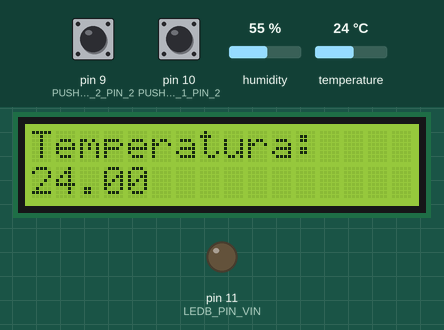
A program run on a simulated Arduino Uno, built with avr-gcc and run on an emulated ATmega328P. On the bench: 16×2 character LCD, output pins drawn as LEDs (lit = HIGH). Inputs (shaded band) come from the test bench; at power-on: pin 9 (PUSHBUTTON_2_PIN_2) HIGH, pin 10 (PUSHBUTTON_1_PIN_2) HIGH, temperature 24 °C, humidity 55 %. What the program prints to the serial monitor is not drawn.

Above: at 1.2 s.
1.3 s: pin 9 (PUSHBUTTON_2_PIN_2) pulled LOW for 0.15 s
At 2.7 s:
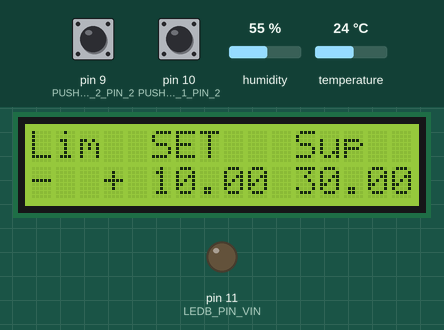
3.0 s: pin 9 (PUSHBUTTON_2_PIN_2) pulled LOW for 1 s
At 6.9 s:
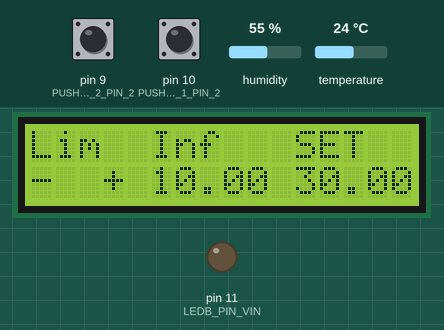
7.5 s: pin 9 (PUSHBUTTON_2_PIN_2) pulled LOW for 3.2 s
At 13.2 s:
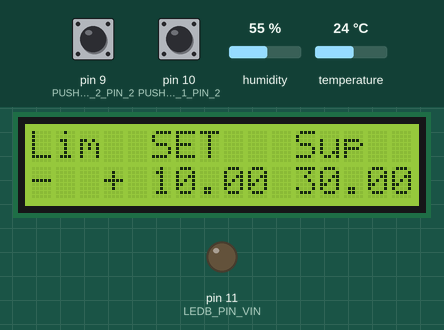
14.2 s: pin 10 (PUSHBUTTON_1_PIN_2) pulled LOW for 0.15 s
At 17.4 s:
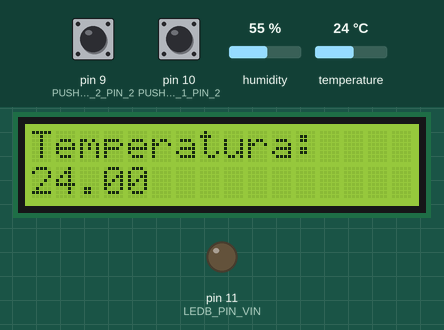
17.9 s: pin 10 (PUSHBUTTON_1_PIN_2) pulled LOW for 1 s
At 20.1 s:
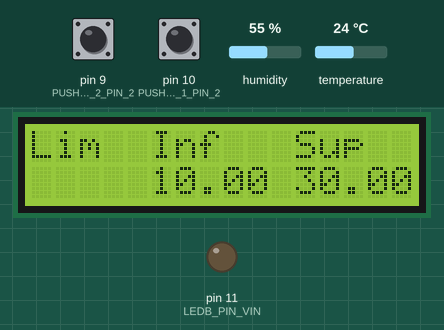
20.4 s: temperature set to 29 °C
21.9 s: temperature set to 32 °C
At 23.5 s:
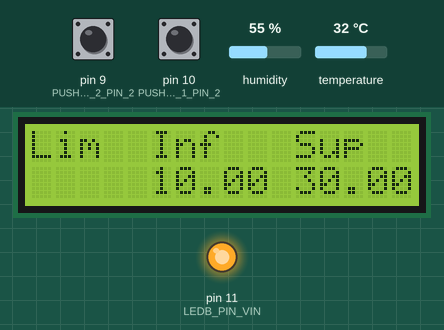
Timing chart, 0 to 25.0 s (numbered marks = the images above; inputs shaded):
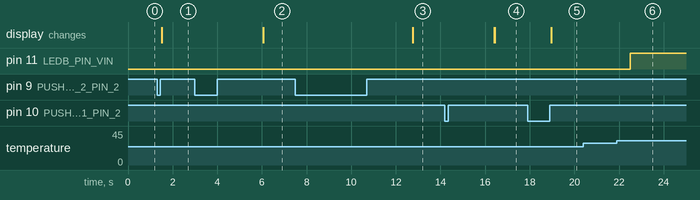

The program:

main.cpp
```cpp
#include "Arduino.h"
#include "DHT.h"
#include "LiquidCrystal.h"
#include "Button.h"
#include "LED.h"

//DEFINIÇÃO DE PINOS
#define DHT_PIN_DATA 2
#define LCD_PIN_RS	8
#define LCD_PIN_E	7
#define LCD_PIN_DB4	3
#define LCD_PIN_DB5	4
#define LCD_PIN_DB6	5
#define LCD_PIN_DB7	6
#define PUSHBUTTON_2_PIN_2	9
#define PUSHBUTTON_1_PIN_2	10
#define LEDB_PIN_VIN 11

//BIBLIOTECAS
DHT dht(DHT_PIN_DATA, DHT11);
LiquidCrystal lcd(LCD_PIN_RS,LCD_PIN_E,LCD_PIN_DB4,LCD_PIN_DB5,LCD_PIN_DB6,LCD_PIN_DB7);
Button pushButton_1(PUSHBUTTON_1_PIN_2);
Button pushButton_2(PUSHBUTTON_2_PIN_2);
LED ledB(LEDB_PIN_VIN);

//CONSTANTES
unsigned int DHT11_MAX_TEMP = 50;
unsigned int DHT11_MIN_TEMP = 0;

//VARIÁVEIS CONFIGURÁVEIS
float UpperThreshold = 30;
float BottomThreshold = 10;
unsigned int longPressInterval = 2000;

//VARIÁRVIES
bool switchLCDFlag = true;
float currentTemp;
void switchLCDInfo();
bool buttonLongPress(Button pushButton);
bool configModeFlag = false;
bool configModeThresholdFlag = true;
void configMode();

void setup()
{
    Serial.begin(9600);
    while (!Serial);
    Serial.println("Ligado");

    dht.begin();
    lcd.begin(16, 2);
    lcd.clear();
    pushButton_1.init();
    pushButton_2.init();

}

void loop()
{
    if (!configModeFlag) {
        currentTemp = dht.readTemperature();
        if (switchLCDFlag) {
            lcd.setCursor(0, 0);
            lcd.print("Temperatura:");
            lcd.setCursor(0, 1);
            lcd.print(currentTemp);
        } else {
            lcd.setCursor(0, 0);
            lcd.print("Lim  Inf   Sup  ");
            lcd.setCursor(5, 1);
            lcd.print(BottomThreshold);
            lcd.setCursor(11, 1);
            lcd.print(UpperThreshold);
        }
        if (pushButton_1.onPress()) {
            switchLCDInfo();
        }
        if (pushButton_2.onPress()){
            configMode();
    }
    } else {
        if (configModeThresholdFlag) {
            lcd.setCursor(0, 0);
            lcd.print("Lim  SET   Sup  ");
            lcd.setCursor(0, 1);
            lcd.print("-  +");
            lcd.setCursor(5, 1);
            lcd.print(BottomThreshold);
            lcd.setCursor(11, 1);
            lcd.print(UpperThreshold);
            if (pushButton_1.onPress()) {
                if (buttonLongPress(pushButton_1)) {
                    configMode();
                } else {
                    if ((BottomThreshold-1) >= DHT11_MIN_TEMP) {
                        BottomThreshold -= 1;
                    } else {
                        lcd.clear();
                        lcd.println("Limite inferior");
                        lcd.setCursor(0, 1);
                        lcd.print("alcancado!");
                        delay(1500);
                        lcd.clear();
                    }
                }
            }
            if (pushButton_2.onPress()) {
                if (buttonLongPress(pushButton_2)) {
                    configModeThresholdFlag = !configModeThresholdFlag;
                } else {
                    if ((BottomThreshold + 1) < UpperThreshold) {
                        BottomThreshold += 1;
                    } else {
                        lcd.clear();
                        lcd.println("Limite superior");
                        lcd.setCursor(0, 1);
                        lcd.print("alcancado!");
                        delay(1500);
                        lcd.clear();
                    }
                }
            }
        } else {
            lcd.setCursor(0, 0);
            lcd.print("Lim  Inf   SET  ");
            lcd.setCursor(0, 1);
            lcd.print("-  +");
            lcd.setCursor(5, 1);
            lcd.print(BottomThreshold);
            lcd.setCursor(11, 1);
            lcd.print(UpperThreshold);
            if (pushButton_1.onPress()) {
                if (buttonLongPress(pushButton_1)) {
                    configMode();
                } else {
                    if ((UpperThreshold - 1) > BottomThreshold) {
                        UpperThreshold -= 1;
                    } else {
                        lcd.clear();
                        lcd.println("Limite inferior");
                        lcd.setCursor(0, 1);
                        lcd.print("alcancado!");
                        delay(1500);
                        lcd.clear();
                    }
                }
            }
            if (pushButton_2.onPress()) {
                if (buttonLongPress(pushButton_2)) {
                    configModeThresholdFlag = !configModeThresholdFlag;
                } else {
                    if ((UpperThreshold + 1) <= DHT11_MAX_TEMP) {
                        UpperThreshold += 1;
                    } else {
                        lcd.clear();
                        lcd.print("Limite maximo");
                        lcd.setCursor(0, 1);
                        lcd.print("alcancado!");
                        delay(1500);
                        lcd.clear();
                    }
                }
            }
        }

    }


    if (currentTemp > UpperThreshold || currentTemp < BottomThreshold) {
        ledB.dim(255);
    } else {
        ledB.off();
    }
}
void switchLCDInfo() {
    switchLCDFlag = !switchLCDFlag;
    lcd.clear();
}

void configMode() {
    configModeFlag = !configModeFlag;
    lcd.clear();
}

bool buttonLongPress(Button pushButton) {
    unsigned long buttonHoldStartMillis;
    buttonHoldStartMillis = millis();
    while (pushButton.read()) {
        if ((millis() - buttonHoldStartMillis > longPressInterval)) {
            return true;
        }
    }
    return false;
}
```

Button.cpp
```cpp
#include "Button.h"

#include <Arduino.h>


Button::Button(const int pin) : m_pin(pin)
{

}

void Button::init()
{

  pinMode(m_pin, INPUT_PULLUP);
  // set begin state
  m_lastButtonState = read();
}


//read button state.
bool Button::read()
{
  return digitalRead(m_pin);

}


//In General:
//if button is not pushed function will return LOW (0).
//if it is pushed function will return HIGH (1).

bool Button::onChange()
{
  //read button state. '1' is pushed, '0' is not pushed.
  bool reading = read();
  // If the switch changed, due to noise or pressing:
  if (reading != m_lastButtonState) {
    // reset the debouncing timer
    m_lastDebounceTime = millis();
    m_pressFlag = 1;
  }

  if ((millis() - m_lastDebounceTime) > m_debounceDelay) {
    // whatever the reading is at, it's been there for longer
    // than the debounce delay, so take it as the actual current state:

    // if the button state has changed:
    if (m_pressFlag) { //reading != m_lastButtonState) {
      //update the buton state
      m_pressFlag = 0;

      // save the reading.  Next time through the loop,
      m_lastButtonState = reading;
      return 1;

    }
  }
  m_lastButtonState = reading;

  return 0;

}

bool Button::onPress()
{
  //read button state. '1' is pushed, '0' is not pushed.
  bool reading = read();
  // If the switch changed, due to noise or pressing:
  if (reading == HIGH && m_lastButtonState == LOW) {
    // reset the debouncing timer
    m_lastDebounceTime = millis();
    m_pressFlag = 1;
  }

  if ((millis() - m_lastDebounceTime) > m_debounceDelay) {
    // whatever the reading is at, it's been there for longer
    // than the debounce delay, so take it as the actual current state:

    // if the button state has changed:
    if (m_pressFlag) {
      // save the reading.  Next time through the loop,
      m_pressFlag = 0;
      m_lastButtonState = reading;
      return 1;

    }
  }
  m_lastButtonState = reading;

  return 0;

}

bool Button::onRelease()
{
  //read button state. '1' is pushed, '0' is not pushed.
  bool reading = read();
  // If the switch changed, due to noise or pressing:
  if (reading == LOW && m_lastButtonState == HIGH) {
    // reset the debouncing timer
    m_lastDebounceTime = millis();
    m_pressFlag = 1;
  }

  if ((millis() - m_lastDebounceTime) > m_debounceDelay) {
    // whatever the reading is at, it's been there for longer
    // than the debounce delay, so take it as the actual current state:

    // if the button state has changed:
    if ( m_pressFlag) { //reading == LOW && m_lastButtonState == HIGH) {
      // save the reading.  Next time through the loop,
      m_lastButtonState = reading;
      m_pressFlag = 0;
      return 1;

    }
  }
  m_lastButtonState = reading;

  return 0;

}
```

Button.h
```cpp
#ifndef _BUTTON_H_
#define _BUTTON_H_


//button  class:
class Button {
  public:
    Button(const int pin);
    //initialize button instance
    void init();
    //Read button state - without debounce
    bool read();
    //return True on both button events, Press or Release
    bool onChange();
    //return True only on Press
    bool onPress();
    //return True only on Release
    bool onRelease();


  private:
    const int m_pin;
    bool m_lastButtonState; //state variables
    long m_lastDebounceTime = 0;  // the last time the output pin was toggled
    const int m_debounceDelay = 50;    // the debounce time; increase if the output flickers
    bool m_pressFlag = 0;

};

#endif //_BUTTON_H_
```

LED.cpp
```cpp
#include "LED.h"

LED::LED(const int pin) : Switchable(pin){

}
```

LED.h
```cpp
#ifndef RGBLED_H
#define RGBLED_H

#include "Switchable.h"

class LED : public Switchable
{
	public:
		LED(const int pin);
};

#endif //__LED_H
```

Switchable.cpp
```cpp
#include "Switchable.h"
#include <Arduino.h>

Switchable::Switchable(const int pin) : m_pin(pin)
{
    // Set pin as output
    pinMode(m_pin, OUTPUT);
    // Start state if off
	off();
}

//turn on:
void Switchable::on()
{
	digitalWrite(m_pin, 1); //high
	m_state = true;
}

//turn off:
void Switchable::off()
{
	digitalWrite(m_pin, 0); //low
	m_state = false;
}

void Switchable::toggle()
{
	digitalWrite(m_pin, !m_state); //low
	m_state = !m_state;
}

// dim pin
void Switchable::dim(int dimVal)
{
    analogWrite(m_pin, dimVal);
}

bool Switchable::getState()
{
    return m_state;
}

void Switchable::setState(bool state)
{
    digitalWrite(m_pin, state);
    m_state = state;
}
```

Switchable.h
```cpp
#ifndef _SWITCHABLE_H_
#define _SWITCHABLE_H_

//Base class for output that can be switched on/off via single digital pin:
class Switchable
{
	public:

		// Consturcutor accepts pin number for output
	    Switchable(const int pin);

		// Turn pin on
		void on();

	    // Turn pin off
		void off();

		// Toggle pin
		void toggle();

		// dim pin
		void dim(int dimVal);

		// Get current state
		bool getState();

		// Set state with bool variable
		void setState(bool state);

	private:

		const int m_pin; 	//output pin
		bool m_state;		//current state
};

#endif // _SWITCHABLE_H_
 
```

Measured:
- the behaviour switches between 30 and 31 °C on temperature (found by bisection; images 5 and 6)
- after the input at 1.3 s, the display: first changes after 0.20 s (image 1 shows a later state)
- after the input at 3.0 s, the display: changes after 3.1 s (image 2)
- after the input at 7.5 s, the display: changes after 5.3 s (image 3)
- after the input at 14.2 s, the display: first changes after 2.2 s (image 4 shows a later state)
- after the input at 17.9 s, the display: first changes after 1.1 s (image 5 shows a later state)
- after the input at 20.4 s, every drawn part: stays the same
- after the input at 21.9 s, pin 11 (LEDB_PIN_VIN): LOW → HIGH after 0.61 s
